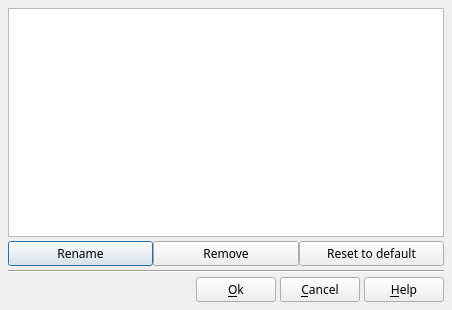
<?xml version="1.0" encoding="UTF-8"?>
<ui version="4.0">
 <class>DlgManageStyle</class>
 <widget class="QDialog" name="DlgManageStyle">
  <property name="geometry">
   <rect>
    <x>0</x>
    <y>0</y>
    <width>452</width>
    <height>310</height>
   </rect>
  </property>
  <property name="font">
   <font>
    <family>Sans Serif</family>
    <pointsize>9</pointsize>
   </font>
  </property>
  <property name="windowTitle">
   <string comment="Dialog title">Manage style</string>
  </property>
  <layout class="QVBoxLayout" name="verticalLayout">
   <property name="spacing">
    <number>4</number>
   </property>
   <property name="leftMargin">
    <number>8</number>
   </property>
   <property name="topMargin">
    <number>8</number>
   </property>
   <property name="rightMargin">
    <number>8</number>
   </property>
   <property name="bottomMargin">
    <number>8</number>
   </property>
   <item>
    <widget class="QListWidget" name="ListStyle">
     <property name="font">
      <font>
       <pointsize>9</pointsize>
      </font>
     </property>
     <property name="toolTip">
      <string>&lt;html&gt;&lt;head/&gt;&lt;body&gt;&lt;p&gt;The existing styles appear with an icon which has various meanings:&lt;/p&gt;&lt;p&gt;&lt;img src=&quot;:/img/db.png&quot;/&gt; for a standard style&lt;/p&gt;&lt;p&gt;&lt;img src=&quot;:/img/db_update.png&quot;/&gt; for a standard style you modified or for a custom style&lt;/p&gt;&lt;/body&gt;&lt;/html&gt;</string>
     </property>
     <property name="editTriggers">
      <set>QAbstractItemView::NoEditTriggers</set>
     </property>
     <property name="showDropIndicator" stdset="0">
      <bool>false</bool>
     </property>
     <property name="dragDropOverwriteMode">
      <bool>false</bool>
     </property>
     <property name="selectionMode">
      <enum>QAbstractItemView::SingleSelection</enum>
     </property>
     <property name="selectionBehavior">
      <enum>QAbstractItemView::SelectRows</enum>
     </property>
     <property name="verticalScrollMode">
      <enum>QAbstractItemView::ScrollPerItem</enum>
     </property>
     <property name="horizontalScrollMode">
      <enum>QAbstractItemView::ScrollPerPixel</enum>
     </property>
    </widget>
   </item>
   <item>
    <layout class="QHBoxLayout" name="horizontalLayout_3">
     <property name="spacing">
      <number>0</number>
     </property>
     <property name="leftMargin">
      <number>0</number>
     </property>
     <property name="topMargin">
      <number>0</number>
     </property>
     <property name="rightMargin">
      <number>0</number>
     </property>
     <property name="bottomMargin">
      <number>0</number>
     </property>
     <item>
      <widget class="QPushButton" name="DBRenameBT">
       <property name="toolTip">
        <string>Allows to rename the selected style.</string>
       </property>
       <property name="text">
        <string>Rename</string>
       </property>
       <property name="icon">
        <iconset>
         <normaloff>:/img/db_add.png</normaloff>:/img/db_add.png</iconset>
       </property>
      </widget>
     </item>
     <item>
      <widget class="QPushButton" name="DBRemoveBT">
       <property name="toolTip">
        <string>Allows to remove the personalized style.</string>
       </property>
       <property name="text">
        <string>Remove</string>
       </property>
       <property name="icon">
        <iconset>
         <normaloff>:/img/db_remove.png</normaloff>:/img/db_remove.png</iconset>
       </property>
      </widget>
     </item>
     <item>
      <widget class="QPushButton" name="DBResetBT">
       <property name="toolTip">
        <string>Allows to delete the customizations of a standard style and thus to return it to the default values for this style.
It concerns as well the name of the style as the associated settings.</string>
       </property>
       <property name="text">
        <string>Reset to default</string>
       </property>
       <property name="icon">
        <iconset>
         <normaloff>:/img/db_status.png</normaloff>:/img/db_status.png</iconset>
       </property>
      </widget>
     </item>
    </layout>
   </item>
   <item>
    <widget class="Line" name="line">
     <property name="orientation">
      <enum>Qt::Horizontal</enum>
     </property>
    </widget>
   </item>
   <item>
    <layout class="QHBoxLayout" name="horizontalLayout_2">
     <property name="spacing">
      <number>4</number>
     </property>
     <item>
      <spacer name="horizontalSpacer">
       <property name="orientation">
        <enum>Qt::Horizontal</enum>
       </property>
       <property name="sizeHint" stdset="0">
        <size>
         <width>40</width>
         <height>20</height>
        </size>
       </property>
      </spacer>
     </item>
     <item>
      <widget class="QPushButton" name="OKBT">
       <property name="toolTip">
        <string>Accept modification and exit dialog box</string>
       </property>
       <property name="text">
        <string>&amp;Ok</string>
       </property>
       <property name="icon">
        <iconset>
         <normaloff>:/img/action_ok.png</normaloff>:/img/action_ok.png</iconset>
       </property>
      </widget>
     </item>
     <item>
      <widget class="QPushButton" name="CancelBt">
       <property name="toolTip">
        <string>Cancel modification and exit dialog box</string>
       </property>
       <property name="text">
        <string>&amp;Cancel</string>
       </property>
       <property name="icon">
        <iconset>
         <normaloff>:/img/action_cancel.png</normaloff>:/img/action_cancel.png</iconset>
       </property>
      </widget>
     </item>
     <item>
      <widget class="QPushButton" name="HelpBt">
       <property name="toolTip">
        <string>Show help about this dialogue box</string>
       </property>
       <property name="text">
        <string>&amp;Help</string>
       </property>
       <property name="icon">
        <iconset>
         <normaloff>:/img/help.png</normaloff>:/img/help.png</iconset>
       </property>
      </widget>
     </item>
    </layout>
   </item>
  </layout>
 </widget>
 <resources/>
 <connections/>
</ui>
